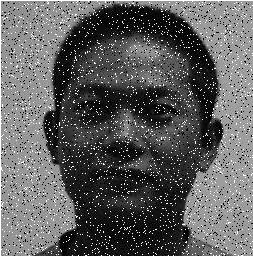
#> input picture python_opencv_1_src/09_컨볼루션과 마스크/1_블러링/median.png, 253 x 256 px
$ python 10-8.py
#> lines starting #> are read from the running program, lines starting #| are printed output that depends on the picture
import cv2


img = cv2.imread('median.png')
#> img is the input picture: shape (256, 253, 3); min 0, max 255, mean 94.5
median = cv2.medianBlur(img, 5)
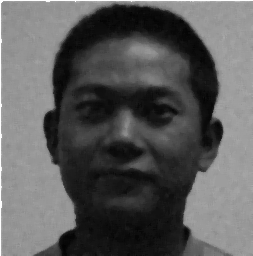
#> median: shape (256, 253, 3); min 2, max 253, mean 90.7

cv2.imshow('Original', img)
cv2.imshow('Result', median)

cv2.waitKey(0)
cv2.destroyAllWindows()
